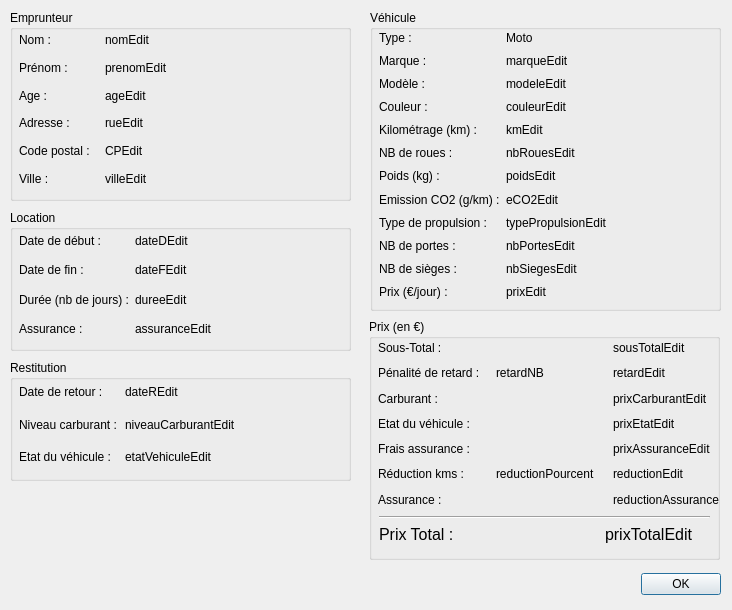
<?xml version="1.0" encoding="UTF-8"?>
<ui version="4.0">
 <class>FenFactureAuto</class>
 <widget class="QDialog" name="FenFactureAuto">
  <property name="geometry">
   <rect>
    <x>0</x>
    <y>0</y>
    <width>732</width>
    <height>610</height>
   </rect>
  </property>
  <property name="windowTitle">
   <string>Dialog</string>
  </property>
  <widget class="QGroupBox" name="emprunteurBox">
   <property name="geometry">
    <rect>
     <x>10</x>
     <y>10</y>
     <width>341</width>
     <height>191</height>
    </rect>
   </property>
   <property name="title">
    <string>Emprunteur</string>
   </property>
   <widget class="QWidget" name="gridLayoutWidget">
    <property name="geometry">
     <rect>
      <x>9</x>
      <y>19</y>
      <width>321</width>
      <height>161</height>
     </rect>
    </property>
    <layout class="QGridLayout" name="gridLayout">
     <item row="0" column="0">
      <widget class="QLabel" name="nom">
       <property name="maximumSize">
        <size>
         <width>80</width>
         <height>16777215</height>
        </size>
       </property>
       <property name="text">
        <string>Nom :</string>
       </property>
      </widget>
     </item>
     <item row="0" column="1">
      <widget class="QLabel" name="nomEdit">
       <property name="text">
        <string>nomEdit</string>
       </property>
      </widget>
     </item>
     <item row="1" column="0">
      <widget class="QLabel" name="prenom">
       <property name="maximumSize">
        <size>
         <width>100</width>
         <height>16777215</height>
        </size>
       </property>
       <property name="text">
        <string>Prénom :</string>
       </property>
      </widget>
     </item>
     <item row="1" column="1">
      <widget class="QLabel" name="prenomEdit">
       <property name="text">
        <string>prenomEdit</string>
       </property>
      </widget>
     </item>
     <item row="2" column="0">
      <widget class="QLabel" name="age">
       <property name="maximumSize">
        <size>
         <width>100</width>
         <height>16777215</height>
        </size>
       </property>
       <property name="text">
        <string>Age :</string>
       </property>
      </widget>
     </item>
     <item row="2" column="1">
      <widget class="QLabel" name="ageEdit">
       <property name="text">
        <string>ageEdit</string>
       </property>
      </widget>
     </item>
     <item row="3" column="0">
      <widget class="QLabel" name="rue">
       <property name="maximumSize">
        <size>
         <width>100</width>
         <height>16777215</height>
        </size>
       </property>
       <property name="text">
        <string>Adresse :</string>
       </property>
      </widget>
     </item>
     <item row="3" column="1">
      <widget class="QLabel" name="rueEdit">
       <property name="text">
        <string>rueEdit</string>
       </property>
      </widget>
     </item>
     <item row="4" column="0">
      <widget class="QLabel" name="CP">
       <property name="maximumSize">
        <size>
         <width>100</width>
         <height>16777215</height>
        </size>
       </property>
       <property name="text">
        <string>Code postal :</string>
       </property>
      </widget>
     </item>
     <item row="4" column="1">
      <widget class="QLabel" name="CPEdit">
       <property name="text">
        <string>CPEdit</string>
       </property>
      </widget>
     </item>
     <item row="5" column="0">
      <widget class="QLabel" name="ville">
       <property name="maximumSize">
        <size>
         <width>100</width>
         <height>16777215</height>
        </size>
       </property>
       <property name="text">
        <string>Ville :</string>
       </property>
      </widget>
     </item>
     <item row="5" column="1">
      <widget class="QLabel" name="villeEdit">
       <property name="text">
        <string>villeEdit</string>
       </property>
      </widget>
     </item>
    </layout>
   </widget>
  </widget>
  <widget class="QGroupBox" name="vehiculeBox">
   <property name="geometry">
    <rect>
     <x>370</x>
     <y>10</y>
     <width>351</width>
     <height>301</height>
    </rect>
   </property>
   <property name="title">
    <string>Véhicule</string>
   </property>
   <widget class="QWidget" name="gridLayoutWidget_2">
    <property name="geometry">
     <rect>
      <x>9</x>
      <y>19</y>
      <width>331</width>
      <height>271</height>
     </rect>
    </property>
    <layout class="QGridLayout" name="gridLayout_2">
     <item row="0" column="0">
      <widget class="QLabel" name="type">
       <property name="maximumSize">
        <size>
         <width>120</width>
         <height>16777215</height>
        </size>
       </property>
       <property name="text">
        <string>Type :</string>
       </property>
      </widget>
     </item>
     <item row="0" column="1">
      <widget class="QLabel" name="typeEdit">
       <property name="text">
        <string>Moto</string>
       </property>
      </widget>
     </item>
     <item row="1" column="0">
      <widget class="QLabel" name="marque">
       <property name="maximumSize">
        <size>
         <width>100</width>
         <height>16777215</height>
        </size>
       </property>
       <property name="text">
        <string>Marque :</string>
       </property>
      </widget>
     </item>
     <item row="1" column="1">
      <widget class="QLabel" name="marqueEdit">
       <property name="text">
        <string>marqueEdit</string>
       </property>
      </widget>
     </item>
     <item row="2" column="0">
      <widget class="QLabel" name="modele">
       <property name="maximumSize">
        <size>
         <width>100</width>
         <height>16777215</height>
        </size>
       </property>
       <property name="text">
        <string>Modèle :</string>
       </property>
      </widget>
     </item>
     <item row="2" column="1">
      <widget class="QLabel" name="modeleEdit">
       <property name="text">
        <string>modeleEdit</string>
       </property>
      </widget>
     </item>
     <item row="5" column="0">
      <widget class="QLabel" name="nbRoues">
       <property name="maximumSize">
        <size>
         <width>100</width>
         <height>16777215</height>
        </size>
       </property>
       <property name="text">
        <string>NB de roues :</string>
       </property>
      </widget>
     </item>
     <item row="5" column="1">
      <widget class="QLabel" name="nbRouesEdit">
       <property name="text">
        <string>nbRouesEdit</string>
       </property>
      </widget>
     </item>
     <item row="6" column="0">
      <widget class="QLabel" name="poids">
       <property name="maximumSize">
        <size>
         <width>100</width>
         <height>16777215</height>
        </size>
       </property>
       <property name="text">
        <string>Poids (kg) :</string>
       </property>
      </widget>
     </item>
     <item row="6" column="1">
      <widget class="QLabel" name="poidsEdit">
       <property name="text">
        <string>poidsEdit</string>
       </property>
      </widget>
     </item>
     <item row="7" column="0">
      <widget class="QLabel" name="eCO2">
       <property name="maximumSize">
        <size>
         <width>130</width>
         <height>16777215</height>
        </size>
       </property>
       <property name="text">
        <string>Emission CO2 (g/km) :</string>
       </property>
      </widget>
     </item>
     <item row="7" column="1">
      <widget class="QLabel" name="eCO2Edit">
       <property name="text">
        <string>eCO2Edit</string>
       </property>
      </widget>
     </item>
     <item row="8" column="0">
      <widget class="QLabel" name="typePropulsion">
       <property name="text">
        <string>Type de propulsion :</string>
       </property>
      </widget>
     </item>
     <item row="8" column="1">
      <widget class="QLabel" name="typePropulsionEdit">
       <property name="text">
        <string>typePropulsionEdit</string>
       </property>
      </widget>
     </item>
     <item row="11" column="0">
      <widget class="QLabel" name="prix">
       <property name="text">
        <string>Prix (€/jour) :</string>
       </property>
      </widget>
     </item>
     <item row="11" column="1">
      <widget class="QLabel" name="prixEdit">
       <property name="text">
        <string>prixEdit</string>
       </property>
      </widget>
     </item>
     <item row="3" column="0">
      <widget class="QLabel" name="couleur">
       <property name="text">
        <string>Couleur :</string>
       </property>
      </widget>
     </item>
     <item row="3" column="1">
      <widget class="QLabel" name="couleurEdit">
       <property name="text">
        <string>couleurEdit</string>
       </property>
      </widget>
     </item>
     <item row="4" column="0">
      <widget class="QLabel" name="km">
       <property name="text">
        <string>Kilométrage (km) :</string>
       </property>
      </widget>
     </item>
     <item row="4" column="1">
      <widget class="QLabel" name="kmEdit">
       <property name="text">
        <string>kmEdit</string>
       </property>
      </widget>
     </item>
     <item row="9" column="0">
      <widget class="QLabel" name="nbPortes">
       <property name="text">
        <string>NB de portes :</string>
       </property>
      </widget>
     </item>
     <item row="9" column="1">
      <widget class="QLabel" name="nbPortesEdit">
       <property name="text">
        <string>nbPortesEdit</string>
       </property>
      </widget>
     </item>
     <item row="10" column="0">
      <widget class="QLabel" name="nbSieges">
       <property name="text">
        <string>NB de sièges :</string>
       </property>
      </widget>
     </item>
     <item row="10" column="1">
      <widget class="QLabel" name="nbSiegesEdit">
       <property name="text">
        <string>nbSiegesEdit</string>
       </property>
      </widget>
     </item>
    </layout>
   </widget>
  </widget>
  <widget class="QGroupBox" name="locationBox">
   <property name="geometry">
    <rect>
     <x>10</x>
     <y>210</y>
     <width>341</width>
     <height>141</height>
    </rect>
   </property>
   <property name="title">
    <string>Location</string>
   </property>
   <widget class="QWidget" name="gridLayoutWidget_3">
    <property name="geometry">
     <rect>
      <x>9</x>
      <y>19</y>
      <width>321</width>
      <height>111</height>
     </rect>
    </property>
    <layout class="QGridLayout" name="gridLayout_3">
     <item row="0" column="0">
      <widget class="QLabel" name="dateD">
       <property name="maximumSize">
        <size>
         <width>120</width>
         <height>16777215</height>
        </size>
       </property>
       <property name="text">
        <string>Date de début :</string>
       </property>
      </widget>
     </item>
     <item row="0" column="1">
      <widget class="QLabel" name="dateDEdit">
       <property name="text">
        <string>dateDEdit</string>
       </property>
      </widget>
     </item>
     <item row="1" column="0">
      <widget class="QLabel" name="dateF">
       <property name="maximumSize">
        <size>
         <width>100</width>
         <height>16777215</height>
        </size>
       </property>
       <property name="text">
        <string>Date de fin :</string>
       </property>
      </widget>
     </item>
     <item row="1" column="1">
      <widget class="QLabel" name="dateFEdit">
       <property name="text">
        <string>dateFEdit</string>
       </property>
      </widget>
     </item>
     <item row="2" column="0">
      <widget class="QLabel" name="duree">
       <property name="maximumSize">
        <size>
         <width>120</width>
         <height>16777215</height>
        </size>
       </property>
       <property name="text">
        <string>Durée (nb de jours) :</string>
       </property>
      </widget>
     </item>
     <item row="2" column="1">
      <widget class="QLabel" name="dureeEdit">
       <property name="text">
        <string>dureeEdit</string>
       </property>
      </widget>
     </item>
     <item row="3" column="0">
      <widget class="QLabel" name="assurance">
       <property name="maximumSize">
        <size>
         <width>100</width>
         <height>16777215</height>
        </size>
       </property>
       <property name="text">
        <string>Assurance :</string>
       </property>
      </widget>
     </item>
     <item row="3" column="1">
      <widget class="QLabel" name="assuranceEdit">
       <property name="text">
        <string>assuranceEdit</string>
       </property>
      </widget>
     </item>
    </layout>
   </widget>
  </widget>
  <widget class="QDialogButtonBox" name="OkBouton">
   <property name="geometry">
    <rect>
     <x>620</x>
     <y>570</y>
     <width>101</width>
     <height>28</height>
    </rect>
   </property>
   <property name="standardButtons">
    <set>QDialogButtonBox::Ok</set>
   </property>
  </widget>
  <widget class="QGroupBox" name="restitutionBox">
   <property name="geometry">
    <rect>
     <x>10</x>
     <y>360</y>
     <width>341</width>
     <height>121</height>
    </rect>
   </property>
   <property name="title">
    <string>Restitution</string>
   </property>
   <widget class="QWidget" name="gridLayoutWidget_5">
    <property name="geometry">
     <rect>
      <x>9</x>
      <y>19</y>
      <width>321</width>
      <height>91</height>
     </rect>
    </property>
    <layout class="QGridLayout" name="gridLayout_5">
     <item row="0" column="0">
      <widget class="QLabel" name="dateR">
       <property name="maximumSize">
        <size>
         <width>100</width>
         <height>16777215</height>
        </size>
       </property>
       <property name="text">
        <string>Date de retour :</string>
       </property>
      </widget>
     </item>
     <item row="0" column="1">
      <widget class="QLabel" name="dateREdit">
       <property name="text">
        <string>dateREdit</string>
       </property>
      </widget>
     </item>
     <item row="1" column="0">
      <widget class="QLabel" name="niveauCarburant">
       <property name="text">
        <string>Niveau carburant :</string>
       </property>
      </widget>
     </item>
     <item row="1" column="1">
      <widget class="QLabel" name="niveauCarburantEdit">
       <property name="text">
        <string>niveauCarburantEdit</string>
       </property>
      </widget>
     </item>
     <item row="2" column="0">
      <widget class="QLabel" name="etatVehicule">
       <property name="text">
        <string>Etat du véhicule :</string>
       </property>
      </widget>
     </item>
     <item row="2" column="1">
      <widget class="QLabel" name="etatVehiculeEdit">
       <property name="text">
        <string>etatVehiculeEdit</string>
       </property>
      </widget>
     </item>
    </layout>
   </widget>
  </widget>
  <widget class="QGroupBox" name="prixBox">
   <property name="geometry">
    <rect>
     <x>369</x>
     <y>319</y>
     <width>351</width>
     <height>241</height>
    </rect>
   </property>
   <property name="title">
    <string>Prix (en €)</string>
   </property>
   <widget class="QWidget" name="gridLayoutWidget_6">
    <property name="geometry">
     <rect>
      <x>9</x>
      <y>19</y>
      <width>363</width>
      <height>171</height>
     </rect>
    </property>
    <layout class="QGridLayout" name="gridLayout_6">
     <item row="0" column="0">
      <widget class="QLabel" name="sousTotal">
       <property name="text">
        <string>Sous-Total :</string>
       </property>
      </widget>
     </item>
     <item row="0" column="2">
      <widget class="QLabel" name="sousTotalEdit">
       <property name="text">
        <string>sousTotalEdit</string>
       </property>
      </widget>
     </item>
     <item row="1" column="0">
      <widget class="QLabel" name="retard">
       <property name="text">
        <string>Pénalité de retard :</string>
       </property>
      </widget>
     </item>
     <item row="1" column="2">
      <widget class="QLabel" name="retardEdit">
       <property name="text">
        <string>retardEdit</string>
       </property>
      </widget>
     </item>
     <item row="2" column="0">
      <widget class="QLabel" name="prixCarburant">
       <property name="text">
        <string>Carburant :</string>
       </property>
      </widget>
     </item>
     <item row="2" column="2">
      <widget class="QLabel" name="prixCarburantEdit">
       <property name="text">
        <string>prixCarburantEdit</string>
       </property>
      </widget>
     </item>
     <item row="3" column="0">
      <widget class="QLabel" name="prixEtat">
       <property name="text">
        <string>Etat du véhicule :</string>
       </property>
      </widget>
     </item>
     <item row="3" column="2">
      <widget class="QLabel" name="prixEtatEdit">
       <property name="text">
        <string>prixEtatEdit</string>
       </property>
      </widget>
     </item>
     <item row="1" column="1">
      <widget class="QLabel" name="retardNB">
       <property name="text">
        <string>retardNB</string>
       </property>
      </widget>
     </item>
     <item row="4" column="0">
      <widget class="QLabel" name="prixAssurance">
       <property name="text">
        <string>Frais assurance :</string>
       </property>
      </widget>
     </item>
     <item row="4" column="2">
      <widget class="QLabel" name="prixAssuranceEdit">
       <property name="text">
        <string>prixAssuranceEdit</string>
       </property>
      </widget>
     </item>
     <item row="5" column="0">
      <widget class="QLabel" name="reduction">
       <property name="text">
        <string>Réduction kms :</string>
       </property>
      </widget>
     </item>
     <item row="5" column="1">
      <widget class="QLabel" name="reductionPourcent">
       <property name="text">
        <string>reductionPourcent</string>
       </property>
      </widget>
     </item>
     <item row="5" column="2">
      <widget class="QLabel" name="reductionEdit">
       <property name="text">
        <string>reductionEdit</string>
       </property>
      </widget>
     </item>
     <item row="6" column="0">
      <widget class="QLabel" name="reductionAssurance">
       <property name="text">
        <string>Assurance :</string>
       </property>
      </widget>
     </item>
     <item row="6" column="2">
      <widget class="QLabel" name="reductionAssuranceEdit">
       <property name="text">
        <string>reductionAssuranceEdit</string>
       </property>
      </widget>
     </item>
    </layout>
   </widget>
   <widget class="QWidget" name="gridLayoutWidget_4">
    <property name="geometry">
     <rect>
      <x>10</x>
      <y>200</y>
      <width>350</width>
      <height>31</height>
     </rect>
    </property>
    <layout class="QGridLayout" name="gridLayout_4">
     <item row="0" column="0">
      <widget class="QLabel" name="prixTotal">
       <property name="minimumSize">
        <size>
         <width>220</width>
         <height>0</height>
        </size>
       </property>
       <property name="maximumSize">
        <size>
         <width>16777215</width>
         <height>16777215</height>
        </size>
       </property>
       <property name="font">
        <font>
         <pointsize>12</pointsize>
        </font>
       </property>
       <property name="text">
        <string>Prix Total :</string>
       </property>
      </widget>
     </item>
     <item row="0" column="1">
      <widget class="QLabel" name="prixTotalEdit">
       <property name="font">
        <font>
         <pointsize>12</pointsize>
        </font>
       </property>
       <property name="text">
        <string>prixTotalEdit</string>
       </property>
      </widget>
     </item>
    </layout>
   </widget>
   <widget class="Line" name="line">
    <property name="geometry">
     <rect>
      <x>10</x>
      <y>190</y>
      <width>331</width>
      <height>16</height>
     </rect>
    </property>
    <property name="orientation">
     <enum>Qt::Horizontal</enum>
    </property>
   </widget>
  </widget>
 </widget>
 <resources/>
 <connections>
  <connection>
   <sender>OkBouton</sender>
   <signal>clicked(QAbstractButton*)</signal>
   <receiver>FenFactureAuto</receiver>
   <slot>close()</slot>
   <hints>
    <hint type="sourcelabel">
     <x>650</x>
     <y>373</y>
    </hint>
    <hint type="destinationlabel">
     <x>360</x>
     <y>198</y>
    </hint>
   </hints>
  </connection>
 </connections>
</ui>
